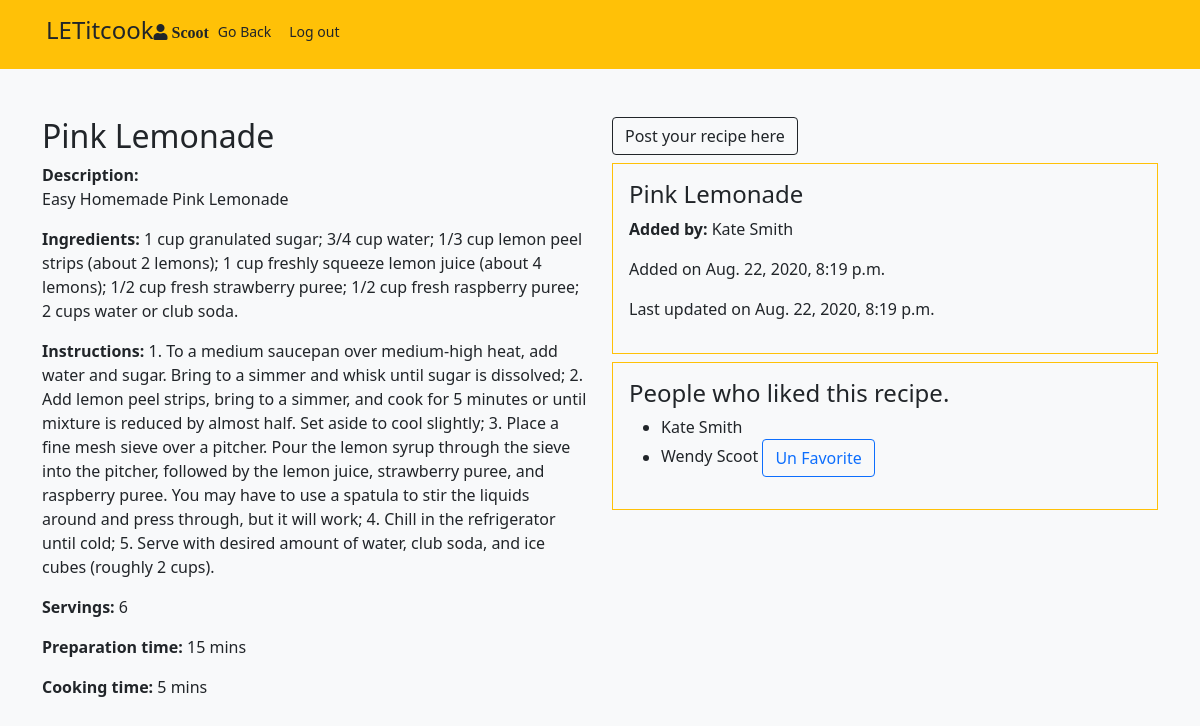
Page /recipes/3 (signed in) on the committed database.
### login/models.py (models this page shows)
class User(models.Model):
  first_name = models.CharField(max_length=255)
  last_name = models.CharField(max_length=255)
  email = models.CharField(max_length=255)
  password = models.CharField(max_length=255)
  created_at = models.DateTimeField(auto_now_add=True)
  updated_at = models.DateTimeField(auto_now=True)
  objects = UserManager()

### recipes/models.py (models this page shows)
class Recipe(models.Model):
  title = models.CharField(max_length=255)
  description = models.TextField()
  ingredients = models.TextField(default=None)
  instructions = models.CharField(max_length=255, default=None)
  servings = models.CharField(max_length=255, default=None)
  prep_time = models.CharField(max_length=255, default=None)
  cook_time = models.CharField(max_length=255, default=None)
  uploader = models.ForeignKey(User, related_name="upload_recipes",on_delete=models.CASCADE)
  users_who_like = models.ManyToManyField(User, related_name='liked_recipes')
  created_at = models.DateTimeField(auto_now_add=True)
  updated_at = models.DateTimeField(auto_now=True)

### recipes/views.py (the view)
# urls.py: path('<int:recipe_id>', views.recipe_details),
def recipe_details(request, recipe_id):
  current_recipe = Recipe.objects.get(id=recipe_id)
  context = {
    'cur_recipe': current_recipe
  }
  if 'user_id' not in request.session:
      return redirect('/')
  else:
      return render(request, 'recipes/recipe.html', context)

### recipes/templates/recipes/recipe.html (shortened to what this page needs)
<!DOCTYPE html>
<html lang="en">
<head>
<link rel="stylesheet" href="https://stackpath.bootstrapcdn.com/bootstrap/5.0.0-alpha1/css/bootstrap.min.css">
  <link rel="stylesheet" href="https://use.fontawesome.com/releases/v5.8.2/css/all.css"
>
</head>
<body class="bg-light">
  <nav class="bg-warning">
  <div class="d-flex container text-black p-3">
    <h4 class="mr-auto">LETitcook</h4>
    <i class="fas fa-user fa-1.5x mr-4 mt-2"> {{request.session.name}}</i>
    <a href="/recipes" class="btn btn-sm text-black">Go Back</a>
    <a href="/logout" class="btn btn-sm text-black">Log out</a>
  </div>
  </nav>
  <div class="container">
    <div class="row mt-5">
      <div class="col-sm-6">
        {% if cur_recipe.uploader.id == request.session.user_id%}
        <form action="/recipes/update_recipe/{{cur_recipe.id}}" method="POST" class="form-group">
        {% csrf_token %}
          <h2>{{cur_recipe.title}}</h2>
          <label for="ds"><b>Description:</b></label><p>{{cur_recipe.description}}</p>
          <p><b>Ingredients:</b> {{cur_recipe.ingredients}}</p>
          <p><b>Instructions:</b> {{cur_recipe.instructions}}</p>
          <p><b>Servings:</b> {{cur_recipe.servings}}</p>
          <p><b>Preparation time:</b> {{cur_recipe.prep_time}}</p>
          <p><b>Cooking time:</b> {{cur_recipe.cook_time}}</p>
         <input type="submit" value="Update" class="btn btn-outline-dark"> <a href="/recipes/delete_recipe/{{cur_recipe.id}}" class="btn btn-outline-danger">Delete</a>
        {% else %}
          <h2>{{cur_recipe.title}}</h2>
          <label for="ds"><b>Description:</b></label><p>{{cur_recipe.description}}</p>
          <p><b>Ingredients:</b> {{cur_recipe.ingredients}}</p>
          <p><b>Instructions:</b> {{cur_recipe.instructions}}</p>
          <p><b>Servings:</b> {{cur_recipe.servings}}</p>
          <p><b>Preparation time:</b> {{cur_recipe.prep_time}}</p>
          <p><b>Cooking time:</b> {{cur_recipe.cook_time}}</p>
        {% endif %}
      </div>
      <div class="col-sm-6">
      <a href="/recipes/" class="mr-auto text-black d-2 btn btn-outline-dark " >Post your recipe here</a>
      <div class="border border-warning rounded-right p-3 mt-2">
          <h4>{{cur_recipe.title}}</h4>
          <p><b>Added by:</b> {{cur_recipe.uploader.first_name}} {{cur_recipe.uploader.last_name}}</p>
          <p>Added on {{cur_recipe.created_at}}</p>
          <p>Last updated on {{cur_recipe.updated_at}}</p>
        </div>
        <div class="border border-warning rounded-right p-3 mt-2">
          <h4>People who liked this recipe.</h4>
          <ul>
            {% for user in cur_recipe.users_who_like.all %}
            {% if user.id == request.session.user_id %}
            <li>{{user.first_name}} {{user.last_name}}                 <a href="/recipes/un_favorite/{{cur_recipe.id}}" class="btn btn-outline-primary">Un Favorite</a></li>
            {% else %}
            <li>{{user.first_name}} {{user.last_name}}</li>
            {% endif%}
            {% endfor %}
          </ul>
        </div>
      </div>
    </div>
  </div>
</body>
</html>

### rows in the picture
User: session.name "Scoot", first_name "Wendy", last_name "Scoot"
Recipe: title "Pink Lemonade", description "Easy Homemade Pink Lemonade", ingredients "1 cup granulated sugar; 3/4 cup water; 1/3 cup lemon peel strips (about 2 lemons); 1 cup freshly squeeze lemon juice (about 4 lemons); 1/2 cup fresh strawberry puree; 1/2 cup fresh raspberry puree; 2 cups water or club soda.", instructions "1. To a medium saucepan over medium-high heat, add water and sugar. Bring to a simmer and whisk until sugar is dissolved; 2. Add lemon peel strips, bring to a simmer, and cook for 5 minutes or until mixture is reduced by almost half. Set aside to cool slightly; 3. Place a fine mesh sieve over a pitcher. Pour the lemon syrup through the sieve into the pitcher, followed by the lemon juice, strawberry puree, and raspberry puree. You may have to use a spatula to stir the liquids around and press through, but it will work; 4. Chill in the refrigerator until cold; 5. Serve with desired amount of water, club soda, and ice cubes (roughly 2 cups).", servings "6", prep_time "15 mins", cook_time "5 mins", uploader.first_name "Kate", uploader.last_name "Smith", created_at "Aug. 22, 2020, 8:19 p.m.", updated_at "Aug. 22, 2020, 8:19 p.m."
User: first_name "Kate", last_name "Smith"
